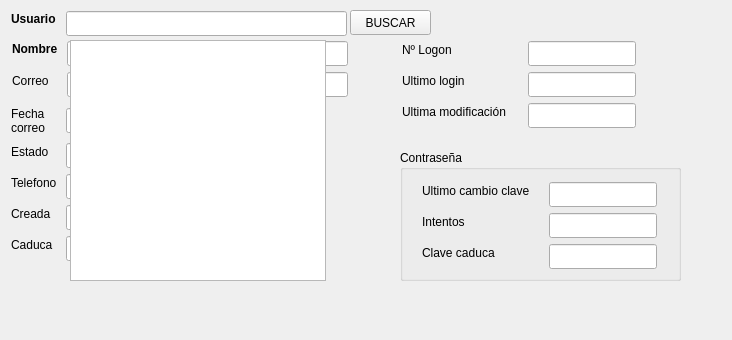
<?xml version="1.0" encoding="UTF-8"?>
<ui version="4.0">
 <class>form_usuarios</class>
 <widget class="QWidget" name="form_usuarios">
  <property name="geometry">
   <rect>
    <x>0</x>
    <y>0</y>
    <width>732</width>
    <height>340</height>
   </rect>
  </property>
  <property name="windowTitle">
   <string>Usuarios de Active Directory</string>
  </property>
  <widget class="QLineEdit" name="text_usuario">
   <property name="geometry">
    <rect>
     <x>66</x>
     <y>11</y>
     <width>281</width>
     <height>25</height>
    </rect>
   </property>
   <property name="minimumSize">
    <size>
     <width>281</width>
     <height>0</height>
    </size>
   </property>
   <property name="whatsThis">
    <string>&lt;html&gt;&lt;head/&gt;&lt;body&gt;&lt;p&gt;&lt;br/&gt;&lt;/p&gt;&lt;/body&gt;&lt;/html&gt;</string>
   </property>
   <property name="text">
    <string/>
   </property>
  </widget>
  <widget class="QLabel" name="label">
   <property name="geometry">
    <rect>
     <x>11</x>
     <y>11</y>
     <width>47</width>
     <height>17</height>
    </rect>
   </property>
   <property name="text">
    <string>&lt;html&gt;&lt;head/&gt;&lt;body&gt;&lt;p&gt;&lt;span style=&quot; font-weight:600;&quot;&gt;Usuario&lt;/span&gt;&lt;/p&gt;&lt;/body&gt;&lt;/html&gt;</string>
   </property>
  </widget>
  <widget class="QLineEdit" name="text_nombre">
   <property name="geometry">
    <rect>
     <x>67</x>
     <y>41</y>
     <width>281</width>
     <height>25</height>
    </rect>
   </property>
   <property name="minimumSize">
    <size>
     <width>281</width>
     <height>0</height>
    </size>
   </property>
   <property name="font">
    <font>
     <weight>75</weight>
     <italic>false</italic>
     <bold>true</bold>
    </font>
   </property>
   <property name="text">
    <string/>
   </property>
  </widget>
  <widget class="QLabel" name="label_2">
   <property name="geometry">
    <rect>
     <x>12</x>
     <y>41</y>
     <width>49</width>
     <height>17</height>
    </rect>
   </property>
   <property name="text">
    <string>&lt;!DOCTYPE HTML PUBLIC &quot;-//W3C//DTD HTML 4.0//EN&quot; &quot;http://www.w3.org/TR/REC-html40/strict.dtd&quot;&gt;
&lt;html&gt;&lt;head&gt;&lt;meta name=&quot;qrichtext&quot; content=&quot;1&quot; /&gt;&lt;style type=&quot;text/css&quot;&gt;
p, li { white-space: pre-wrap; }
&lt;/style&gt;&lt;/head&gt;&lt;body style=&quot; font-family:'Noto Sans'; font-size:9pt; font-weight:400; font-style:normal;&quot;&gt;
&lt;p style=&quot; margin-top:0px; margin-bottom:0px; margin-left:0px; margin-right:0px; -qt-block-indent:0; text-indent:0px;&quot;&gt;&lt;span style=&quot; font-weight:600;&quot;&gt;Nombre&lt;/span&gt;&lt;/p&gt;&lt;/body&gt;&lt;/html&gt;</string>
   </property>
  </widget>
  <widget class="QLabel" name="label_3">
   <property name="geometry">
    <rect>
     <x>12</x>
     <y>72</y>
     <width>39</width>
     <height>17</height>
    </rect>
   </property>
   <property name="text">
    <string>Correo</string>
   </property>
  </widget>
  <widget class="QLineEdit" name="text_correo">
   <property name="geometry">
    <rect>
     <x>67</x>
     <y>72</y>
     <width>281</width>
     <height>25</height>
    </rect>
   </property>
   <property name="minimumSize">
    <size>
     <width>281</width>
     <height>0</height>
    </size>
   </property>
  </widget>
  <widget class="QLineEdit" name="text_estado">
   <property name="geometry">
    <rect>
     <x>66</x>
     <y>143</y>
     <width>108</width>
     <height>25</height>
    </rect>
   </property>
   <property name="whatsThis">
    <string>&lt;html&gt;&lt;head/&gt;&lt;body&gt;&lt;p&gt;&lt;br/&gt;&lt;/p&gt;&lt;/body&gt;&lt;/html&gt;</string>
   </property>
  </widget>
  <widget class="QLabel" name="label_4">
   <property name="geometry">
    <rect>
     <x>11</x>
     <y>205</y>
     <width>40</width>
     <height>17</height>
    </rect>
   </property>
   <property name="text">
    <string>Creada</string>
   </property>
  </widget>
  <widget class="QLineEdit" name="text_creada">
   <property name="geometry">
    <rect>
     <x>66</x>
     <y>205</y>
     <width>108</width>
     <height>25</height>
    </rect>
   </property>
  </widget>
  <widget class="QLabel" name="label_5">
   <property name="geometry">
    <rect>
     <x>11</x>
     <y>174</y>
     <width>51</width>
     <height>17</height>
    </rect>
   </property>
   <property name="text">
    <string>Telefono</string>
   </property>
  </widget>
  <widget class="QLabel" name="label_6">
   <property name="geometry">
    <rect>
     <x>11</x>
     <y>143</y>
     <width>39</width>
     <height>17</height>
    </rect>
   </property>
   <property name="text">
    <string>Estado</string>
   </property>
  </widget>
  <widget class="QLineEdit" name="text_telefono">
   <property name="geometry">
    <rect>
     <x>66</x>
     <y>174</y>
     <width>108</width>
     <height>25</height>
    </rect>
   </property>
  </widget>
  <widget class="QLabel" name="label_13">
   <property name="geometry">
    <rect>
     <x>11</x>
     <y>236</y>
     <width>42</width>
     <height>17</height>
    </rect>
   </property>
   <property name="text">
    <string>Caduca</string>
   </property>
  </widget>
  <widget class="QLineEdit" name="text_cuenta_caduca">
   <property name="geometry">
    <rect>
     <x>66</x>
     <y>236</y>
     <width>108</width>
     <height>25</height>
    </rect>
   </property>
  </widget>
  <widget class="QLabel" name="label_14">
   <property name="geometry">
    <rect>
     <x>11</x>
     <y>104</y>
     <width>37</width>
     <height>33</height>
    </rect>
   </property>
   <property name="text">
    <string>Fecha 
correo</string>
   </property>
  </widget>
  <widget class="QLineEdit" name="text_fecha_correo">
   <property name="geometry">
    <rect>
     <x>66</x>
     <y>108</y>
     <width>108</width>
     <height>25</height>
    </rect>
   </property>
  </widget>
  <widget class="QGroupBox" name="groupBox">
   <property name="geometry">
    <rect>
     <x>400</x>
     <y>150</y>
     <width>281</width>
     <height>131</height>
    </rect>
   </property>
   <property name="font">
    <font>
     <pointsize>9</pointsize>
     <weight>50</weight>
     <bold>false</bold>
     <underline>false</underline>
     <strikeout>false</strikeout>
    </font>
   </property>
   <property name="title">
    <string>Contraseña</string>
   </property>
   <property name="flat">
    <bool>false</bool>
   </property>
   <property name="checkable">
    <bool>false</bool>
   </property>
   <widget class="QLabel" name="label_7">
    <property name="geometry">
     <rect>
      <x>22</x>
      <y>94</y>
      <width>100</width>
      <height>17</height>
     </rect>
    </property>
    <property name="minimumSize">
     <size>
      <width>100</width>
      <height>0</height>
     </size>
    </property>
    <property name="text">
     <string>Clave caduca</string>
    </property>
   </widget>
   <widget class="QLineEdit" name="text_cambio_clave">
    <property name="geometry">
     <rect>
      <x>149</x>
      <y>32</y>
      <width>108</width>
      <height>25</height>
     </rect>
    </property>
    <property name="styleSheet">
     <string notr="true"/>
    </property>
    <property name="text">
     <string/>
    </property>
   </widget>
   <widget class="QLineEdit" name="text_clave_caduca">
    <property name="geometry">
     <rect>
      <x>149</x>
      <y>94</y>
      <width>108</width>
      <height>25</height>
     </rect>
    </property>
   </widget>
   <widget class="QLabel" name="label_11">
    <property name="geometry">
     <rect>
      <x>22</x>
      <y>32</y>
      <width>121</width>
      <height>17</height>
     </rect>
    </property>
    <property name="minimumSize">
     <size>
      <width>121</width>
      <height>0</height>
     </size>
    </property>
    <property name="text">
     <string>Ultimo cambio clave</string>
    </property>
   </widget>
   <widget class="QLabel" name="label_10">
    <property name="geometry">
     <rect>
      <x>22</x>
      <y>63</y>
      <width>120</width>
      <height>17</height>
     </rect>
    </property>
    <property name="minimumSize">
     <size>
      <width>120</width>
      <height>0</height>
     </size>
    </property>
    <property name="text">
     <string>Intentos</string>
    </property>
   </widget>
   <widget class="QLineEdit" name="text_intentos">
    <property name="geometry">
     <rect>
      <x>149</x>
      <y>63</y>
      <width>108</width>
      <height>25</height>
     </rect>
    </property>
   </widget>
  </widget>
  <widget class="QPushButton" name="Boton_buscar">
   <property name="geometry">
    <rect>
     <x>350</x>
     <y>10</y>
     <width>81</width>
     <height>25</height>
    </rect>
   </property>
   <property name="text">
    <string>BUSCAR</string>
   </property>
  </widget>
  <widget class="QListWidget" name="list_usuarios">
   <property name="enabled">
    <bool>true</bool>
   </property>
   <property name="geometry">
    <rect>
     <x>70</x>
     <y>40</y>
     <width>256</width>
     <height>241</height>
    </rect>
   </property>
   <property name="styleSheet">
    <string notr="true">color: rgb(32, 74, 135);</string>
   </property>
  </widget>
  <widget class="QLineEdit" name="text_logon">
   <property name="geometry">
    <rect>
     <x>528</x>
     <y>41</y>
     <width>108</width>
     <height>25</height>
    </rect>
   </property>
   <property name="whatsThis">
    <string>&lt;html&gt;&lt;head/&gt;&lt;body&gt;&lt;p&gt;&lt;br/&gt;&lt;/p&gt;&lt;/body&gt;&lt;/html&gt;</string>
   </property>
  </widget>
  <widget class="QLabel" name="label_12">
   <property name="geometry">
    <rect>
     <x>402</x>
     <y>41</y>
     <width>91</width>
     <height>17</height>
    </rect>
   </property>
   <property name="minimumSize">
    <size>
     <width>91</width>
     <height>0</height>
    </size>
   </property>
   <property name="text">
    <string>Nº Logon</string>
   </property>
  </widget>
  <widget class="QLineEdit" name="text_ulti_login">
   <property name="geometry">
    <rect>
     <x>528</x>
     <y>72</y>
     <width>108</width>
     <height>25</height>
    </rect>
   </property>
   <property name="whatsThis">
    <string>&lt;html&gt;&lt;head/&gt;&lt;body&gt;&lt;p&gt;&lt;br/&gt;&lt;/p&gt;&lt;/body&gt;&lt;/html&gt;</string>
   </property>
  </widget>
  <widget class="QLabel" name="label_9">
   <property name="geometry">
    <rect>
     <x>402</x>
     <y>72</y>
     <width>81</width>
     <height>17</height>
    </rect>
   </property>
   <property name="minimumSize">
    <size>
     <width>81</width>
     <height>0</height>
    </size>
   </property>
   <property name="text">
    <string>Ultimo login</string>
   </property>
  </widget>
  <widget class="QLineEdit" name="text_modif_cuenta">
   <property name="geometry">
    <rect>
     <x>528</x>
     <y>103</y>
     <width>108</width>
     <height>25</height>
    </rect>
   </property>
  </widget>
  <widget class="QLabel" name="label_8">
   <property name="geometry">
    <rect>
     <x>402</x>
     <y>103</y>
     <width>120</width>
     <height>17</height>
    </rect>
   </property>
   <property name="minimumSize">
    <size>
     <width>120</width>
     <height>0</height>
    </size>
   </property>
   <property name="text">
    <string>Ultima modificación</string>
   </property>
  </widget>
  <zorder>text_usuario</zorder>
  <zorder>label</zorder>
  <zorder>text_nombre</zorder>
  <zorder>label_2</zorder>
  <zorder>label_3</zorder>
  <zorder>text_correo</zorder>
  <zorder>text_estado</zorder>
  <zorder>label_4</zorder>
  <zorder>text_creada</zorder>
  <zorder>label_5</zorder>
  <zorder>label_6</zorder>
  <zorder>text_telefono</zorder>
  <zorder>label_13</zorder>
  <zorder>text_cuenta_caduca</zorder>
  <zorder>label_14</zorder>
  <zorder>text_fecha_correo</zorder>
  <zorder>groupBox</zorder>
  <zorder>Boton_buscar</zorder>
  <zorder>text_logon</zorder>
  <zorder>label_12</zorder>
  <zorder>text_ulti_login</zorder>
  <zorder>label_9</zorder>
  <zorder>text_modif_cuenta</zorder>
  <zorder>label_8</zorder>
  <zorder>list_usuarios</zorder>
 </widget>
 <resources/>
 <connections/>
</ui>
